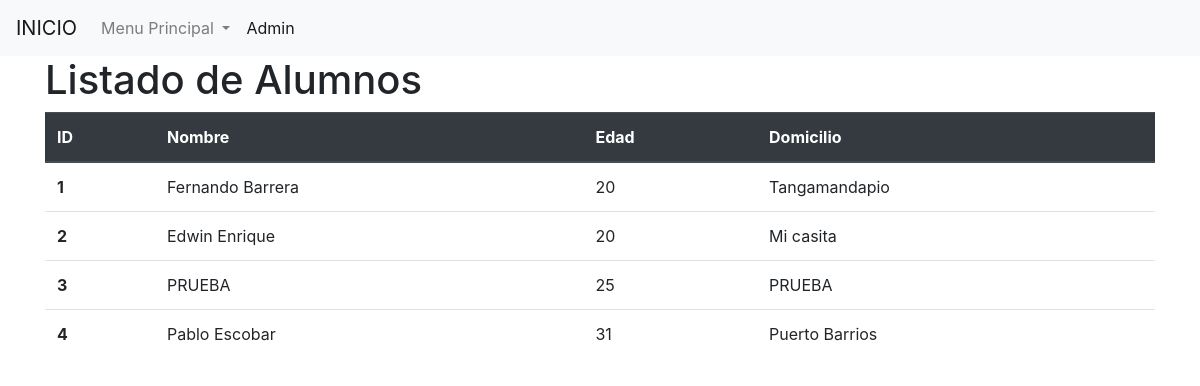
Screenshot of /alumn/ with the database file from the repository.
### alumn/models.py (models this page shows)
class Alumn(models.Model):
    name = models.CharField(max_length=50)
    age = models.IntegerField()
    adress = models.CharField(max_length=100)
    created_at = models.DateTimeField(auto_now_add=True)
    def __str__(self):
        return self.name

### ProjectFinal/views.py (the view)
# urls.py: path('alumn/', views.AlumnListView.as_view(), name="alumn"),
class AlumnListView(ListView):
    template_name = 'alumn.html'
    queryset = Alumn.objects.all()
    def get_context_data(self, **kwargs):
        context = super().get_context_data(**kwargs)
        context['message'] = 'Listado de Alumnos'
        context['alumns'] =context['object_list']
        print(context)
        return context

### templates/alumn.html (shortened to what this page needs)
<!DOCTYPE html>
<html lang="en">
<head>
    <link rel="stylesheet" href="https://stackpath.bootstrapcdn.com/bootstrap/4.5.0/css/bootstrap.min.css">
</head>
<body>
{% include 'navbar.html' %}
<div class="container">
    <div class="row">
        <div class="col">
            <h1>  {{ message }}</h1>
                        <table class="table">
                          <thead class="thead-dark">
                            <tr>
                              <th scope="col">ID</th>
                              <th scope="col">Nombre</th>
                              <th scope="col">Edad</th>
                              <th scope="col">Domicilio</th>
                            </tr>
                          </thead>
                          <tbody>
                            {% for alumn in alumns %}
                                <tr>
                                  <th scope="row">{{ alumn.id }}</th>
                                  <td>{{ alumn.name }}</td>
                                  <td>{{ alumn.age }}</td>
                                  <td>{{ alumn.adress }}</td>
                                </tr>
                            {% endfor %}
                          </tbody>
                        </table>
        </div>
    </div>
</div>
</body>
</html>

### rows the page displays
Alumn: id "1", name "Fernando Barrera", age "20", adress "Tangamandapio"
Alumn: id "2", name "Edwin Enrique", age "20", adress "Mi casita"
Alumn: id "3", name "PRUEBA", age "25", adress "PRUEBA"
Alumn: id "4", name "Pablo Escobar", age "31", adress "Puerto Barrios"

### other values shown
{{ message }} "Listado de Alumnos"
